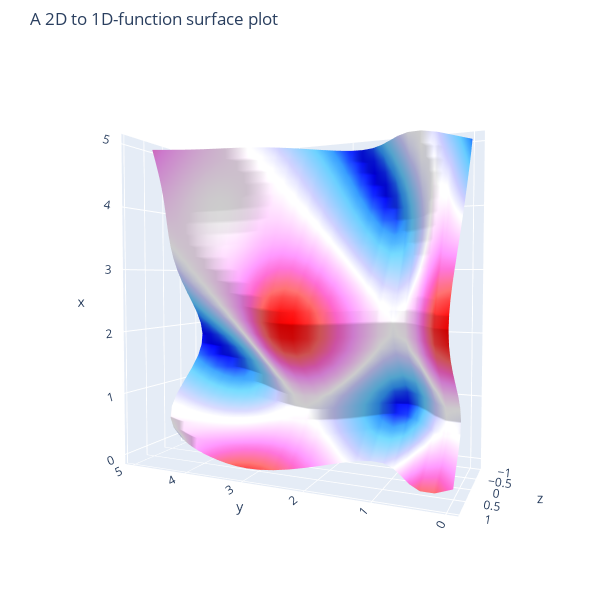

Notebook code cell kept with this figure:
### Code cell
# Test and visualize your code as a 3D graph.
# - Two dimensions represents the inputs x and y, and the third represents
#   the output z = f(x,y)
sim.setup_f(f)
sim.run(show_2d=False)

### Figure 1 — Plotly figure (JSON) as saved in the notebook; plotly's stock layout.template omitted (floating-point values rounded to 4 significant figures; data arrays with more than 128 entries replaced by an {"elided": "..."} marker saying what was removed)
{"data": [{"colorscale": [[0, "rgb(0,0,255)"], [0.1, "rgb(51,153,255)"], [0.2, "rgb(102,204,255)"], [0.3, "rgb(153,204,255)"], [0.4, "rgb(204,204,255)"], [0.5, "rgb(255,255,255)"], [0.6, "rgb(255,204,255)"], [0.7, "rgb(255,153,255)"], [0.8, "rgb(255,102,204)"], [0.9, "rgb(255,102,102)"], [1, "rgb(255,0,0)"]], "showscale": false, "type": "surface", "x": [0, 0.2, 0.4, 0.6, 0.8, 1, 1.2, 1.4, 1.6, 1.8, 2, 2.2, 2.4, 2.6, 2.8, 3, 3.2, 3.4, 3.6, 3.8, 4, 4.2, 4.4, 4.6, 4.8, 5], "y": [0, 0.2, 0.4, 0.6, 0.8, 1, 1.2, 1.4, 1.6, 1.8, 2, 2.2, 2.4, 2.6, 2.8, 3, 3.2, 3.4, 3.6, 3.8, 4, 4.2, 4.4, 4.6, 4.8, 5], "z": {"elided": "26x26 float values"}}], "layout": {"height": 602, "margin": {"b": 50, "l": 50, "r": 50, "t": 50}, "scene": {"aspectmode": "auto", "aspectratio": {"x": 1.359, "y": 1.359, "z": 0.5414}, "camera": {"center": {"x": 0, "y": 0, "z": 0}, "eye": {"x": 0.1, "y": -1, "z": 2.25}, "up": {"x": 1, "y": 0, "z": 0}}}, "title": {"text": "A 2D to 1D-function surface plot"}, "width": 602}}
